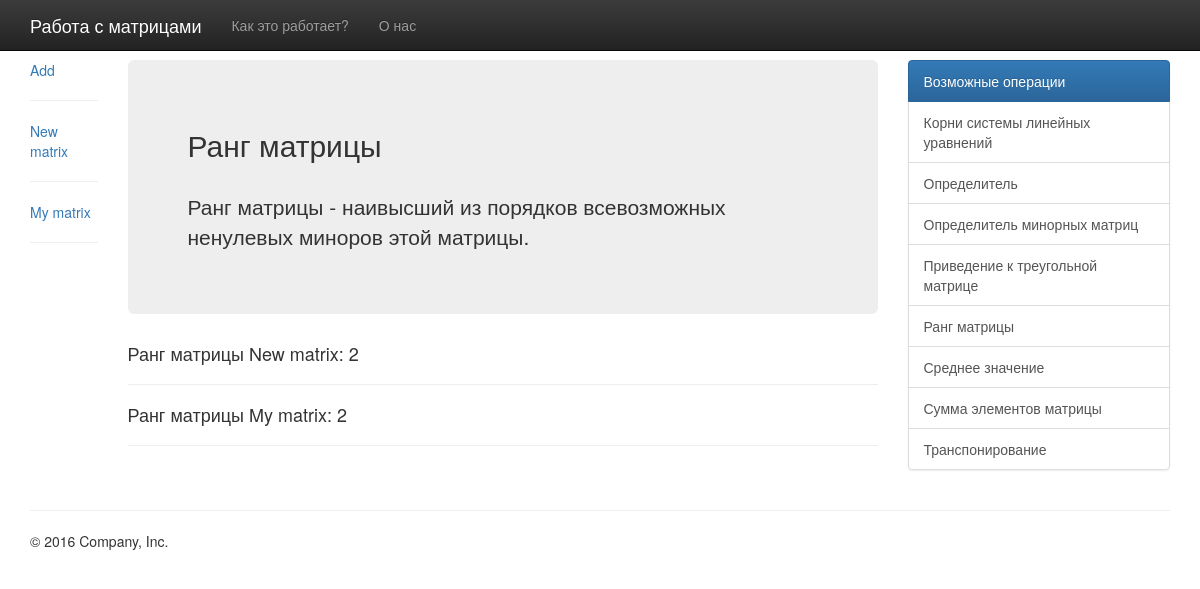
The app's page /matrix_rank/ with its own data.
### matrix/models.py (models this page shows, shortened)
class Matrix(models.Model):
    name = models.CharField(max_length=25, default="New matrix")
    rows = models.PositiveIntegerField(default=0)
    columns = models.PositiveIntegerField(default=0)
    values = models.TextField()
    file = models.FileField()
    def matrix(self):
        array = make_array(self.values)
        return array
    def matrix_rank(self):
        return np.linalg.matrix_rank(np.array(make_array(self.values)))

### matrix/views.py (the view)
# urls.py: path('matrix_rank/', MatrixRankView.as_view(), name='matrix_rank'),
class MatrixRankView(ListView):
    model = Matrix
    template_name = 'matrix_rank.html'

### matrix/models.py (called while the page is built)
def make_array(string):
    lines = string.splitlines()
    array = list(map(lambda x: list(map(int, x.split())), lines))
    return array

### templates/matrix_rank.html
{% extends 'base.html' %}
{% block content %}
    <div class="col-sm-1">
        <div class="card"><a href="{% url 'create' %}">Add</a></div>
        <hr/>
        {% for matrix in object_list %}
            <div class="card"><a href="{% url 'detail' matrix.pk %}">{{ matrix.name }}</a></div>
            <hr/>
        {% endfor %}
    </div>
    <div class="col-sm-8">
        <div class="jumbotron">
            <h2>Ранг матрицы</h2>
            <br>
            <p>Ранг матрицы - наивысший из порядков всевозможных ненулевых миноров этой матрицы.</p>
        </div>
    {% for matrix in object_list %}
        <h4>Ранг матрицы {{ matrix.name }}: {{ matrix.matrix_rank }}</h4>
        <hr/>
    {% endfor %}
    </div>
{% endblock content %}

### records on screen
Matrix: name "New matrix", matrix_rank "2"
Matrix: name "My matrix", matrix_rank "2"
